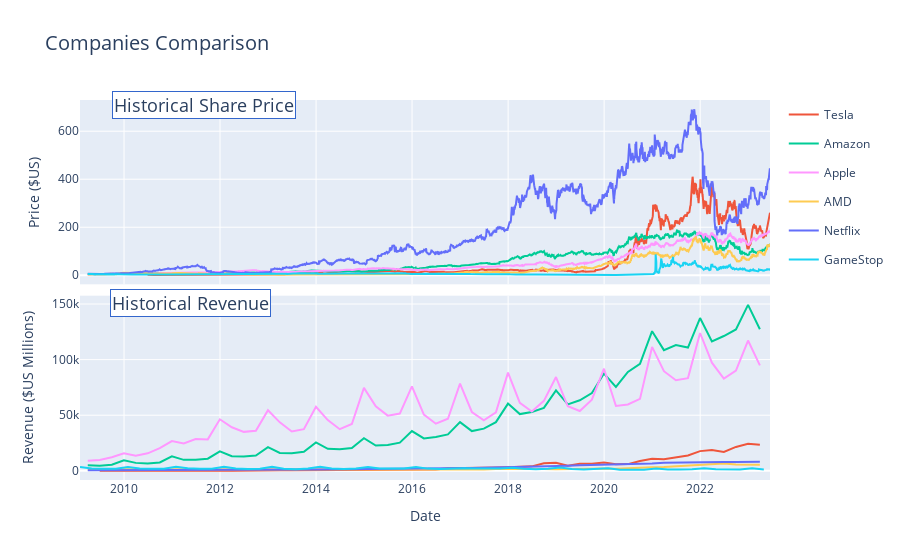

Source (notebook cell):
### Markdown cell above
After we collected our data from *Yahoo Finance* and from the site *microtrends.net*, we are now ready to create the dashboard that will help us compare the *Historical Share Price* and the *Revenue* of all six companies we are interested and come to conclusions about this data, that will help customers make informed decision about which companies are better for investment.

### Code cell
make_interactive_dashboard(stocks_information, revenues_information, companies_names)
